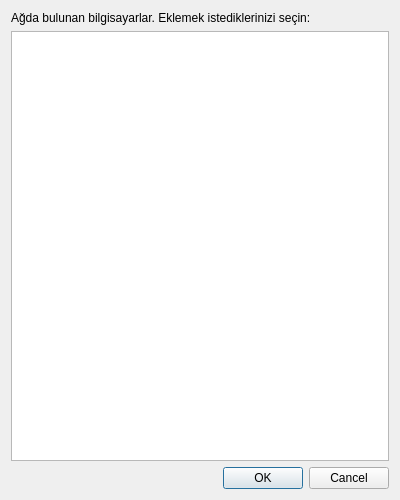
<?xml version="1.0" encoding="UTF-8"?>
<ui version="4.0">
 <class>NetworkDiscoveryDialog</class>
 <widget class="QDialog" name="NetworkDiscoveryDialog">
  <property name="geometry">
   <rect>
    <x>0</x>
    <y>0</y>
    <width>400</width>
    <height>500</height>
   </rect>
  </property>
  <property name="windowTitle">
   <string>Bilgisayarları Seçin (Select Computers)</string>
  </property>
  <layout class="QVBoxLayout" name="verticalLayout">
   <item>
    <widget class="QLabel" name="label">
     <property name="text">
      <string>Ağda bulunan bilgisayarlar. Eklemek istediklerinizi seçin:</string>
     </property>
    </widget>
   </item>
   <item>
    <widget class="QListWidget" name="listWidget">
     <property name="alternatingRowColors">
      <bool>true</bool>
     </property>
    </widget>
   </item>
   <item>
    <widget class="QDialogButtonBox" name="buttonBox">
     <property name="orientation">
      <enum>Qt::Horizontal</enum>
     </property>
     <property name="standardButtons">
      <set>QDialogButtonBox::Cancel|QDialogButtonBox::Ok</set>
     </property>
    </widget>
   </item>
  </layout>
 </widget>
 <resources/>
 <connections>
  <connection>
   <sender>buttonBox</sender>
   <signal>accepted()</signal>
   <receiver>NetworkDiscoveryDialog</receiver>
   <slot>accept()</slot>
  </connection>
  <connection>
   <sender>buttonBox</sender>
   <signal>rejected()</signal>
   <receiver>NetworkDiscoveryDialog</receiver>
   <slot>reject()</slot>
  </connection>
 </connections>
</ui>
